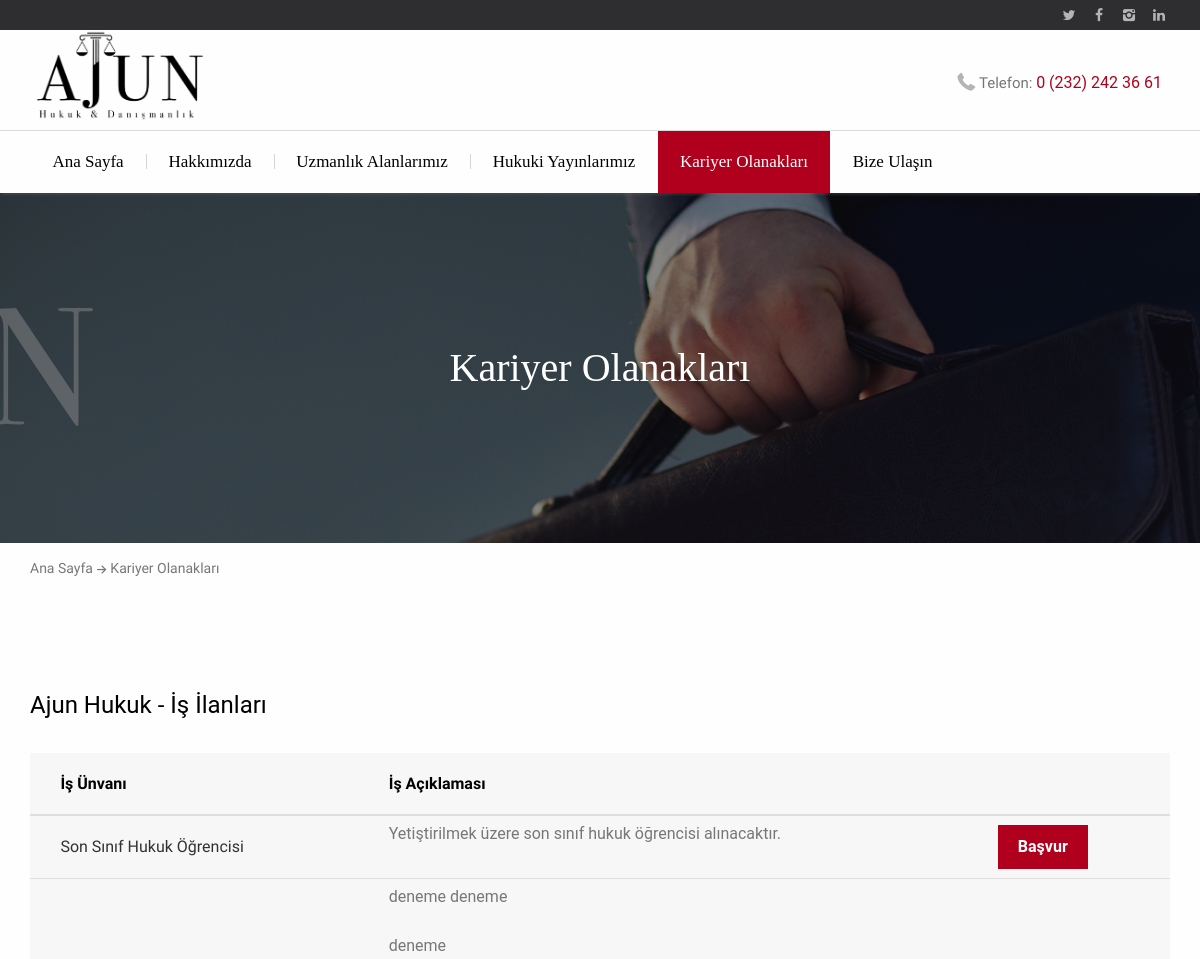
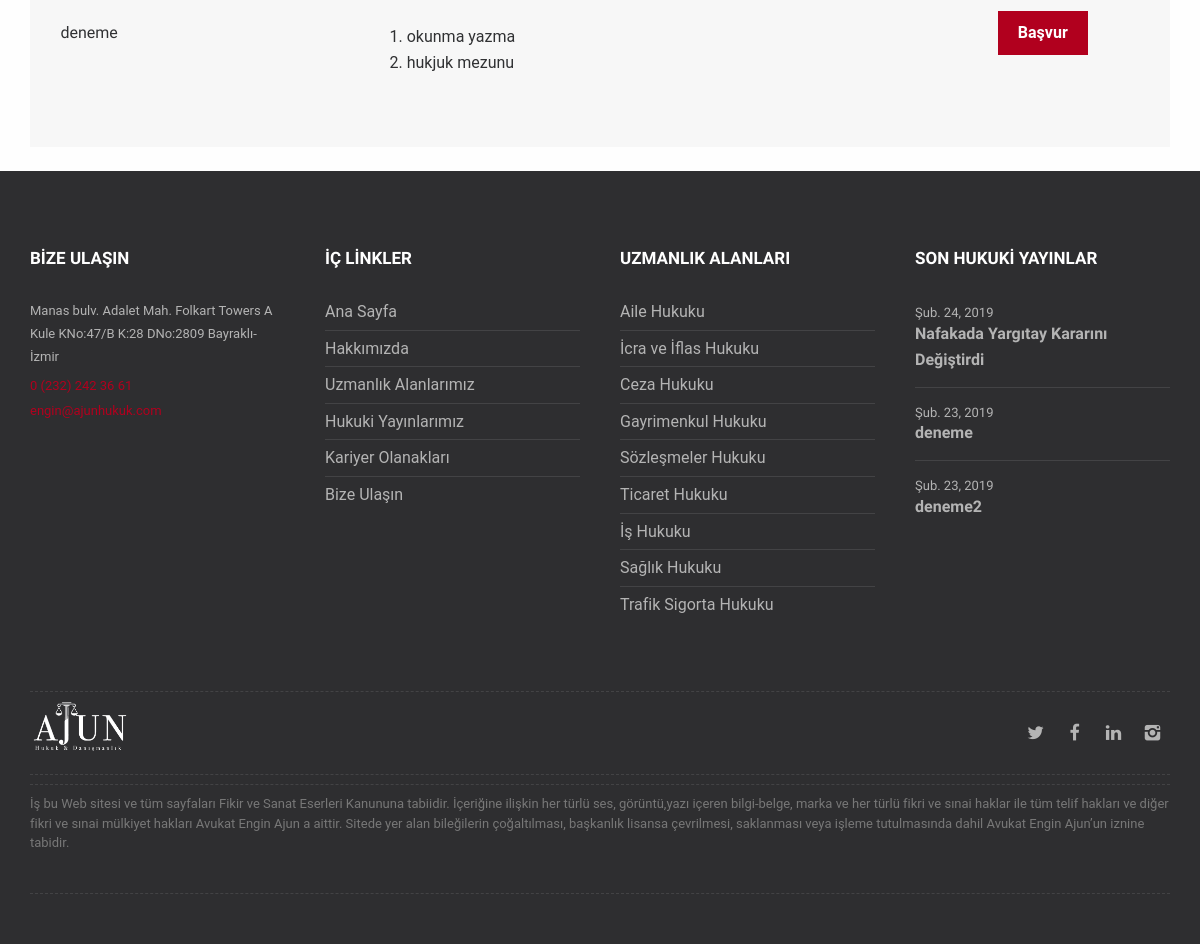
The app's page /kariyer-olanaklari/ with its own data (2 pictures, top to bottom).
### websitesi/models.py (models this page shows, shortened)
class isilanlari(models.Model):
    isilani_isim = models.CharField(('İş İlanı Başlığı'), max_length=150)
    isilani_aciklama = RichTextField()
    class Meta:
        verbose_name = "İş İlanı"
        verbose_name_plural = "İş İlanları"

class Makaleler(models.Model):
    makale_baslik = models.CharField(('Makale Başlığı'), max_length=150)
    makale_yayintarihi = models.DateField(('Makale Yayın Tarihi'))
    makale_mesaj = RichTextField()
    makale_slug = models.SlugField(unique=True)
    KATEGORILER = (
        ('ishukuku', 'İş Hukuku'),
        ('icrahukuku', 'İcra Hukuku'),
        ('ailehukuku', 'Aile Hukuku'),
        ('ticarethukuku', 'Ticaret Hukuku'),
        ('trafikhukuku', 'Trafik Sigorta Hukuku'),
        ('saglikhukuku', 'Sağlık Hukuku'),
        ('gayrimenkulhukuku', 'Gayrimenkul Hukuku'),
        ('sozlesmelerhukuku', 'Sözleşmeler Hukuku'),
        ('cezahukuku', 'Ceza Hukuku')
    )
    makale_kategori = models.CharField(('Makale Kategorisi'), max_length=50, choices=KATEGORILER)
    makale_meta_description = models.CharField(('Makale Meta Açıklaması(SEO İÇİN)'), max_length=350)
    tag = models.ManyToManyField(MakaleTags)
    class Meta:
        ordering= ('-makale_yayintarihi',)
        verbose_name = "Makale"
        verbose_name_plural = "Makaleler"

### websitesi/views.py (the view)
# urls.py: path('kariyer-olanaklari/', kariyer, name="kariyer"),
def kariyer(request):
    ucmakale = Makaleler.objects.all().order_by('-makale_yayintarihi')[:3]
    kariyer = isilanlari.objects.all()
    return render(request, 'websitesi/kariyerolanaklari.html', { 'nbar' : 'kariyer', 'ucmakale' : ucmakale, 'kariyer' : kariyer})

### websitesi/templates/websitesi/kariyerolanaklari.html (shortened to what this page needs)
{% load static %}
{% include 'websitesi/components/header.html' %}
	<div class="page-heading page-heading--height-3  overlay">
		<h2 class="page-heading__title">Kariyer Olanakları</h2>
	</div>
	<div class="row">
		<div class="column">
			<div class="b-breadcrumbs">
				<a href="index.html" class="b-breadcrumbs__link">Ana Sayfa</a>
				<a href="#" class="b-breadcrumbs__link">Kariyer Olanakları</a>
			</div>
		</div>
	</div>
			<div class="row">
				<div class="columns table-wrapper">
					<div class="row">
						<div class="columns">
							<h3 class="element-title tables-main-title">Ajun Hukuk - İş İlanları</h3>
						</div>
					</div>
					<div class="row">
						<div class="columns">
							<div>
								<table>
									<thead>
										<tr>
											<th>İş Ünvanı</th>
											<th>İş Açıklaması</th>
											<th></th>
										</tr>
									</thead>
									<tbody>
                                        {% for i in kariyer %}
										<tr>
											<td>{{ i.isilani_isim }}</td>
											<td>{{ i.isilani_aciklama|safe }}</td>
											<td><button class="btn"><a style="color: white;" href="mailto:engin@ajunhukuk.com">Başvur</a></button></td>
										</tr>
                                        {% endfor %}
									</tbody>
								</table>
							</div>
						</div>
					</div>
				</div>
			</div>
{% include 'websitesi/components/footer.html' %}

### websitesi/templates/websitesi/components/header.html (shortened to what this page needs)
{% load static %}
<!doctype html>
<html lang="tr">
<head>
	<link rel="stylesheet" href="{% static 'websitesi/css/fontello.css' %}">
	<link rel="stylesheet" href="{% static 'websitesi/css/foundation/foundation.css' %}">
	<link rel="stylesheet" href="{% static 'websitesi/css/swiper.min.css' %}">
	<link rel="stylesheet" href="{% static 'websitesi/css/magnific-popup.css' %}">
	<link rel="stylesheet" href="{% static 'websitesi/css/main.css' %}">
	<link rel="stylesheet" href="{% static 'websitesi/layerslider/css/layerslider.css' %}" type="text/css">
    <link rel="stylesheet" href="{% static 'websitesi/css/soncss.css' %}" type="text/css">
</head>
<body>
	<header class="main-header ">
		<div class="row-fluid row-fluid--socials">
			<div class="row align-right">
				<div class="columns shrink">
					<div class="socials socials--slide-hover">
						<a href="#">
							<i class="icon-twitter"></i>
						</a>
						<a href="#">
							<i class="icon-facebook"></i>
						</a>
						<a href="#">
							<i class="icon-instagram"></i>
						</a>
						<a href="#">
							<i class="icon-linkedin"></i>
						</a>
					</div>
				</div>
			</div>
		</div>
		<div class="row-fluid" id="js-menu-sticky-anchor">
			<div class="row align-justify align-middle row-logo">
				<div class="columns small-12 medium-6">
					<div class="logo">
						<a href="{% url 'anasayfa' %}">
							<img id="basresim" width="180" src="{% static 'websitesi/images/ajun-hukuk-logo.png' %}" alt="Ajun Hukuk Logo">
						</a>
					</div>
				</div>
				<div class="columns small-12 shrink">
					<div class="contact-phone">
						<i class="icon-phone-3"></i>Telefon: <span><a href="tel:+902322423661">0 (232) 242 36 61</a></span>
					</div>
				</div>
			</div>
		</div>
		<div class="sticky-container">
			<div class="row-fluid row-fluid--menu js-sticky">
				<div class="row align-middle main-navigation">
					<div class="columns small-order-2 large-order-1 menu-col">
						<nav>
							<ul class="menu main-menu">
								<li class="menu-item {% if nbar == 'anasayfa' %} current-menu-item {% endif %}">
									<a href="{% url 'anasayfa' %}">Ana Sayfa</a>
								</li>
								<li class="menu-item {% if nbar == 'hakkimizda' %} current-menu-item {% endif %}"><a href="{% url 'hakkimizda' %}">Hakkımızda</a></li>
								<li class="menu-item {% if nbar == 'uzmanliklar' %} current-menu-item {% elif nbar == 'altuzmanliklar' %} current-menu-item {% endif %} ">
									<a href="{% url 'uzmanliklar' %}">Uzmanlık Alanlarımız</a>
								</li>
								<li class="menu-item {% if nbar == 'makaleler' %} current-menu-item {% endif %} {% if nbar == 'makaledetay' %}current-menu-item{% endif %}"><a href="{% url 'makaleler' %}">Hukuki Yayınlarımız</a></li>
								<li class="menu-item {% if nbar == 'kariyer' %} current-menu-item {% endif %}">
									<a href="{% url 'kariyer' %}">Kariyer Olanakları</a>
								</li>
								<li class="menu-item {% if nbar == 'iletisim' %} current-menu-item {% endif %}">
									<a href="{% url 'iletisim' %}">Bize Ulaşın</a>
								</li>
							</ul>
						</nav>
					</div>
					<div class="columns large-1 small-order-1 large-order-2 small-12">
						<div class="row align-middle menu-search-row">
						</div>
					</div>
				</div>
			</div>
		</div>
	</header>

### websitesi/templates/websitesi/components/footer.html (shortened to what this page needs)
{% load static %}
	<footer class="main-footer dark-section">
		<div class="row row-widgets">
			<div class="columns small-12 medium-6 large-3">
				<section class="widget widget-address">
					<h3 class="widget-title">Bize Ulaşın</h3>
					<p>Manas bulv. Adalet Mah. Folkart Towers A Kule KNo:47/B K:28 DNo:2809 Bayraklı-İzmir</p>
					<p class="widget-address__info icon-phone-3"><a href="teL:+902322423661">0 (232) 242 36 61</a></p>
					<p class="widget-address__info icon-mail-3"><a href="mailto:engin@ajunhukuk.com">engin@ajunhukuk.com</a></p>
				</section>
			</div>
			<div class="columns small-12 medium-6 large-3">
				<section class="widget widget_pages">
					<h3 class="widget-title">İç Linkler</h3>
					<ul>
                        <li><a href="{% url 'anasayfa' %}">Ana Sayfa</a></li>
						<li><a href="{% url 'hakkimizda' %}">Hakkımızda</a></li>
						<li><a href="{% url 'uzmanliklar' %}">Uzmanlık Alanlarımız</a></li>
						<li><a href="{% url 'makaleler' %}">Hukuki Yayınlarımız</a></li>
						<li><a href="{% url 'kariyer' %}">Kariyer Olanakları</a></li>
						<li><a href="{% url 'iletisim' %}">Bize Ulaşın</a></li>
					</ul>
				</section>
			</div>
			<div class="columns small-12 medium-6 large-3">
				<section class="widget widget_categories">
					<h3 class="widget-title">Uzmanlık Alanları</h3>
					<ul>
						<li class="cat-item">
							<a href="{% url 'ailehukuku' %}">Aile Hukuku</a>
						</li>
						<li class="cat-item">
							<a href="{% url 'icrahukuku' %}">İcra ve İflas Hukuku</a>
						</li>
						<li class="cat-item">
							<a href="{% url 'cezahukuku' %}">Ceza Hukuku</a>
						</li>
						<li class="cat-item">
							<a href="{% url 'gayrimenkulhukuku' %}">Gayrimenkul Hukuku</a>
						</li>
						<li class="cat-item">
							<a href="{% url 'sozlesmelerhukuku' %}">Sözleşmeler Hukuku</a>
						</li>
						<li class="cat-item">
							<a href="{% url 'ticarethukuku' %}">Ticaret Hukuku</a>
						</li>
						<li class="cat-item">
							<a href="{% url 'ishukuku' %}">İş Hukuku</a>
						</li>
						<li class="cat-item">
							<a href="{% url 'saglikhukuku' %}">Sağlık Hukuku</a>
						</li>
						<li class="cat-item">
							<a href="{% url 'trafikhukuku' %}">Trafik Sigorta Hukuku</a>
						</li>
					</ul>
				</section>
			</div>
			<div class="columns small-12 medium-6 large-3">
				<section class="widget widget-latest-posts">
					<h3 class="widget-title">Son Hukuki Yayınlar</h3>
					<ul>
                        {% for yayin in ucmakale %}
						<li>
							<a class="widget__date" href="news.html">{{ yayin.makale_yayintarihi }}</a>
							<h4><a href="single_news.html">{{ yayin.makale_baslik }}</a></h4>
						</li>
                        {% endfor %}
					</ul>
				</section>
			</div>
		</div>
		<div class="row">
			<div class="columns small-12">
				<div class="row align-justify align-middle logo-socials-footer small-collapse">
					<div class="columns small-12 medium-expand">
						<div class="logo">
							<a href="{% url 'anasayfa' %}">
								<img width="100" src="{% static 'websitesi/images/ajun-hukuk-logo-beyaz.png' %}" alt="Ajun Hukuk Beyaz Logo">
							</a>
						</div>
					</div>
					<div class="columns small-12 shrink">
						<div class="socials">
							<a href="#"><i class="icon-twitter"></i></a>
							<a href="#"><i class="icon-facebook"></i></a>
							<a href="#"><i class="icon-linkedin"></i></a>
							<a href="#"><i class="icon-instagram"></i></a>
						</div>
					</div>
				</div>
			</div>
		</div>
        		<div class="row">
			<div class="columns small-12">
				<div class="row align-justify align-middle logo-socials-footer small-collapse">
					<div class="columns small-12 shrink">
						<div>
                            <p style="font-size: small;">İş bu Web sitesi ve tüm sayfaları Fikir ve Sanat Eserleri Kanununa tabiidir. İçeriğine ilişkin her türlü ses, görüntü,yazı içeren bilgi-belge, marka ve her türlü fikri ve sınai haklar ile tüm telif hakları ve diğer fikri ve sınai mülkiyet hakları   Avukat Engin Ajun a aittir.
Sitede yer alan bileğilerin çoğaltılması, başkanlık lisansa çevrilmesi, saklanması veya işleme tutulmasında dahil Avukat Engin Ajun’un iznine tabidir.</p>
						</div>
					</div>
				</div>
			</div>
		</div>
	</footer>
</body>
</html>

### websitesi/static/websitesi/css/foundation/foundation.css (style rules this page uses)
html { font-family:sans-serif;line-height:1.15;-ms-text-size-adjust:100%;-webkit-text-size-adjust:100% }
body { margin:0 }
article,aside,footer,header,nav,section { display:block }
a { background-color:transparent;-webkit-text-decoration-skip:objects }
img { border-style:none }
button,input,optgroup,select,textarea { font-family:sans-serif;font-size:100%;line-height:1.15;margin:0 }
button { overflow:visible }
button,select { text-transform:none }
button,html [type="button"],[type="reset"],[type="submit"] { -webkit-appearance:button }
html { box-sizing:border-box;font-size:100% }
*,*::before,*::after { box-sizing:inherit }
body { margin:0;padding:0;background:#fefefe;font-family:"Helvetica Neue",Helvetica,Roboto,Arial,sans-serif;font-weight:normal;line-height:1.5;color:#0a0a0a;-webkit-font-smoothing:antialiased;-moz-osx-font-smoothing:grayscale }
img { display:inline-block;vertical-align:middle;max-width:100%;height:auto;-ms-interpolation-mode:bicubic }
button { padding:0;appearance:none;border:0;border-radius:0;background:transparent;line-height:1 }
.row { max-width:73.75rem;margin-right:auto;margin-left:auto;display:flex;flex-flow:row wrap }
.row .row { margin-right:-.625rem;margin-left:-.625rem }
@media print, screen and (min-width: 40em) { .row .row { margin-right:-1.25rem;margin-left:-1.25rem } }
@media print, screen and (min-width: 64em) { .row .row { margin-right:-1.25rem;margin-left:-1.25rem } }
.column,.columns { flex:1 1 0px;padding-right:.625rem;padding-left:.625rem;min-width:initial }
@media print, screen and (min-width: 40em) { .column,.columns { padding-right:1.25rem;padding-left:1.25rem } }
.small-12 { flex:0 0 100%;max-width:100% }
.small-order-1 { order:1 }
.small-order-2 { order:2 }
.small-collapse>.column,.small-collapse>.columns { padding-right:0;padding-left:0 }
@media print, screen and (min-width: 40em) { .medium-6 { flex:0 0 50%;max-width:50% } }
@media print, screen and (min-width: 40em) and (min-width: 40em) { .medium-expand { flex:1 1 0px } }
@media print, screen and (min-width: 64em) { .large-1 { flex:0 0 8.33333%;max-width:8.33333% } }
@media print, screen and (min-width: 64em) { .large-3 { flex:0 0 25%;max-width:25% } }
@media print, screen and (min-width: 64em) { .large-order-1 { order:1 } }
@media print, screen and (min-width: 64em) { .large-order-2 { order:2 } }
.shrink { flex:0 0 auto;max-width:100% }
.align-right { justify-content:flex-end }
.align-justify { justify-content:space-between }
.align-middle { align-items:center }

### websitesi/static/websitesi/css/soncss.css (style rules this page uses)
p { font-family: Roboto }
li { font-family: Roboto }
a { font-family: Roboto }
h3 { font-family: Roboto }
h4 { font-family: Roboto }

### records on screen
isilanlari: isilani_isim "Son Sınıf Hukuk Öğrencisi", isilani_aciklama "Yetiştirilmek üzere son sınıf hukuk öğrencisi alınacaktır."
isilanlari: isilani_isim "deneme", isilani_aciklama "deneme deneme deneme okunma yazma hukjuk mezunu"
Makaleler: makale_yayintarihi "Şub. 24, 2019", makale_baslik "Nafakada Yargıtay Kararını Değiştirdi"
Makaleler: makale_yayintarihi "Şub. 23, 2019", makale_baslik "deneme"
Makaleler: makale_yayintarihi "Şub. 23, 2019", makale_baslik "deneme2"
